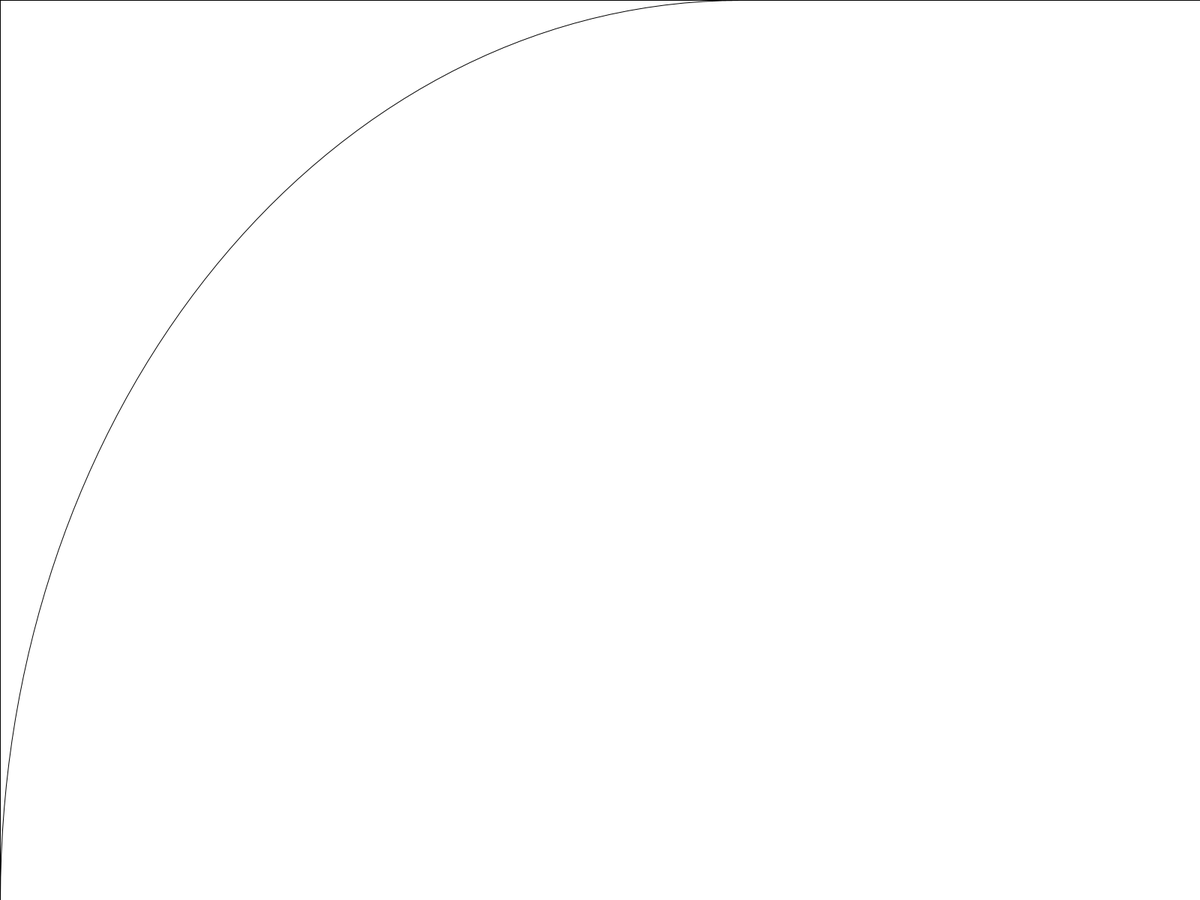
Frame 1 (no input)
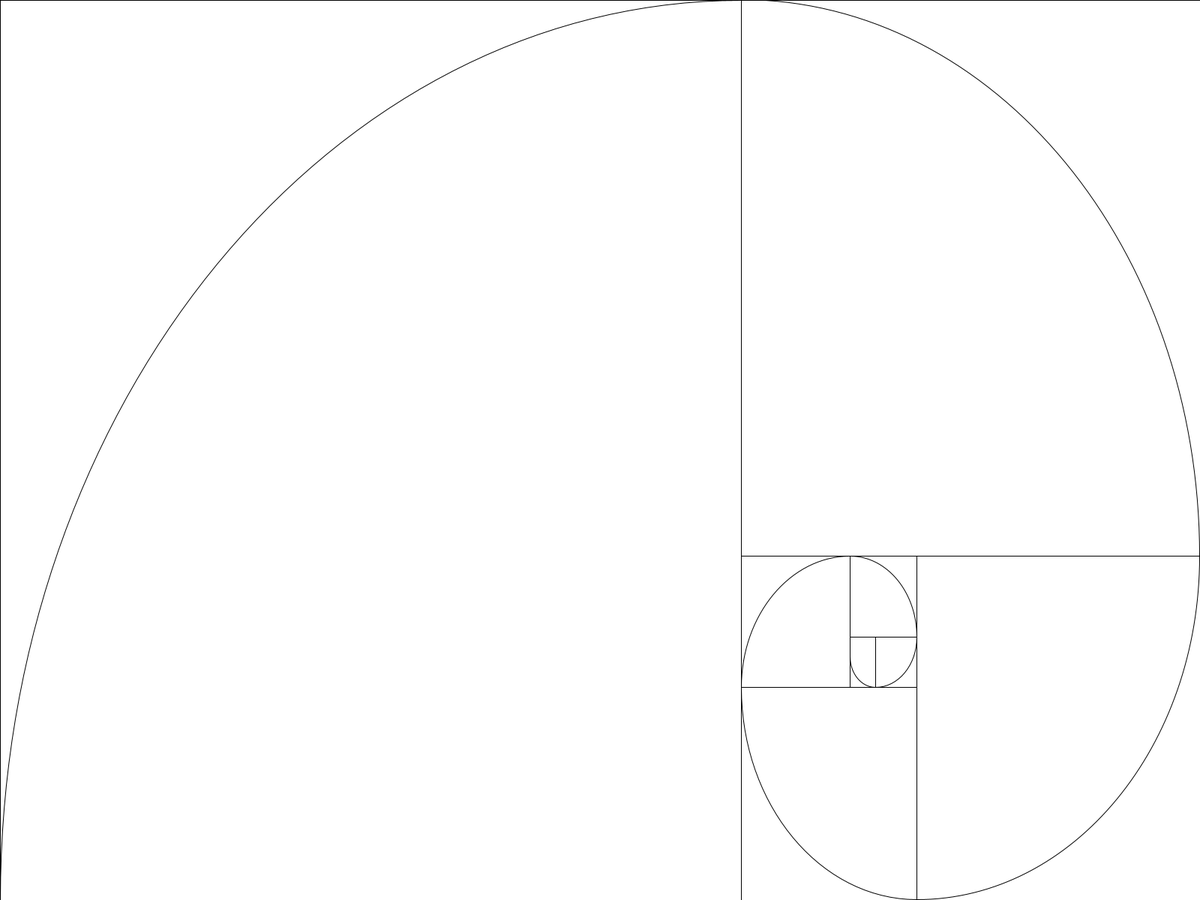
Frame 60 (the mouse pressed at the canvas centre just before this capture)
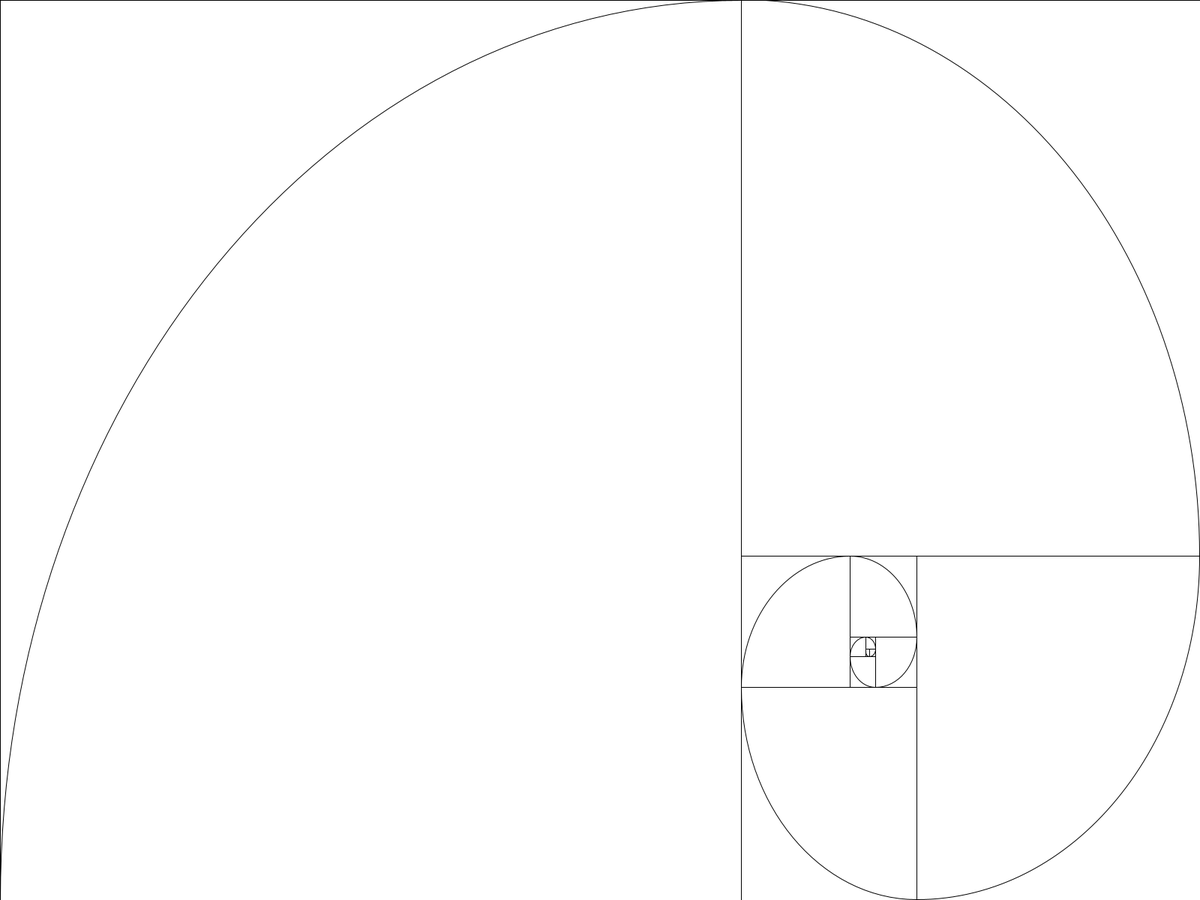
Frame 120 (the mouse held since frame 60 and released just before this capture)

The Processing sketch that drew these frames (run headless with seeded random() and noise(); from frame 60 on, the mouse is pressed at the canvas centre):

// Processing sketch: FibonacciCurve
// ── FibonacciCurve.pde
float phi = (1+sqrt(5))/2.0;

void setup() {
  fullScreen();
  pixelDensity(2);
}

void draw() {
  background(255);
  fibonacci(width, height, abs(round(sin(frameCount/600.0*TWO_PI)*12)));
}

void fibonacci(float w, float h, int level) {
  fill(255);
  rect(0, 0, w, h);

  noFill();
  arc(w*(phi-1), h, w*(phi-1)*2, h*2, PI, PI*1.5);

  if (level > 0) {
    translate(w, 0);
    rotate(HALF_PI);
    fibonacci(h, w*(-phi+2), level-1);
  }
}
